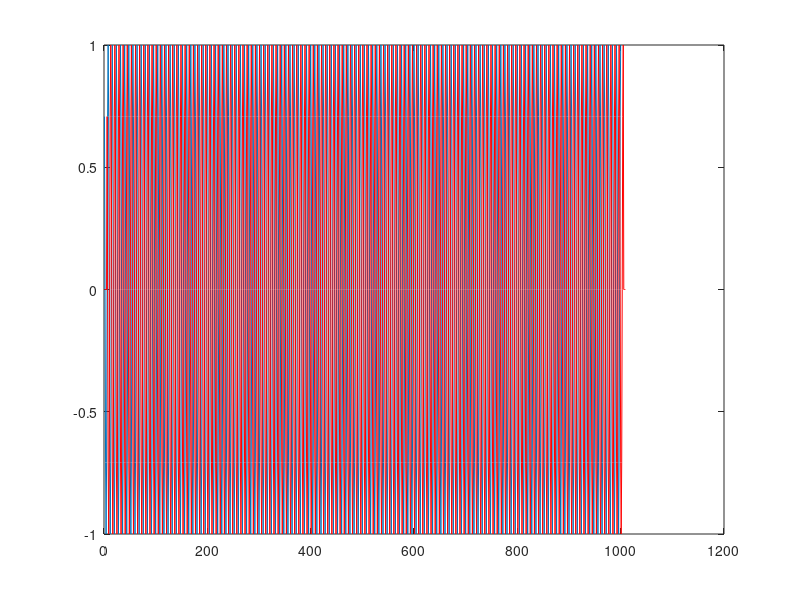
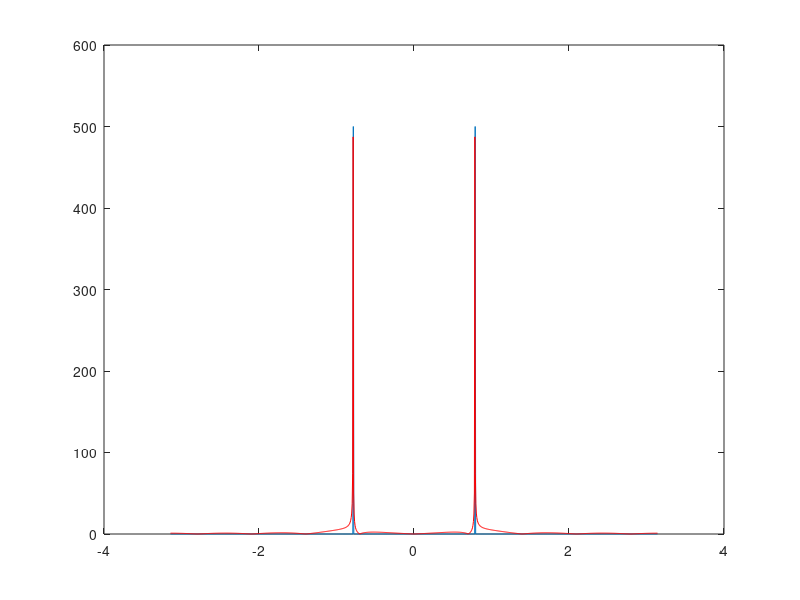

Here is the MATLAB script that generated these plots, in order:
clear all
close all
clc

w1 = pi/4;
w2 = pi/3;
N = 1000;

% Exponencial complexa
n = 1:N;
xn = cos(w1*n);% + cos(w2*n);

% SLIT 
h = [0 0 0 0 0 1 0 0 0 0];
yn = conv(h,xn);
figure,plot(n,xn)
hold on,plot(1:length(yn),yn,'r')


figure,plot(linspace(-pi,pi,length(xn)),abs(fftshift(fft(xn))),'-')
hold on,plot(linspace(-pi,pi,length(yn)),abs(fftshift(fft(yn))),'-r')

